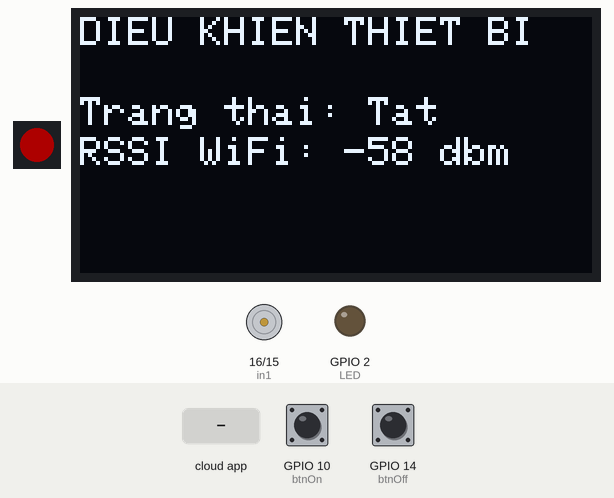
The sketch below on a simulated ESP32-S3. Shown: 1 RGB LEDs in strip order, left to right, 128×64 one-colour display, motor-driver pin pairs drawn as motors (green arrow = first pin HIGH = forward, orange = second pin HIGH = backward, longer = more drive), output pins drawn as LEDs (lit = HIGH). Dashed ring = blinking. Inputs (shaded band) come from the test bench; at power-on: GPIO 10 (btnOn) HIGH, GPIO 14 (btnOff) HIGH. Dim RGB values are drawn brighter than linear; WiFi joins after 1.5 s; servers stay silent unless stated; the Firebase database answers and starts empty; what the sketch prints to the serial monitor is not drawn.

Above: at 5.9 s.
6.0 s: GPIO 10 (btnOn) pulled LOW for 0.6 s
At 9.4 s:
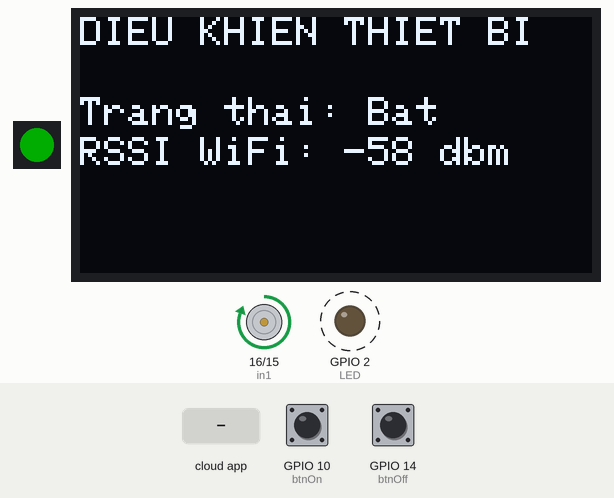
9.6 s: GPIO 14 (btnOff) pulled LOW for 0.6 s
At 11.1 s:
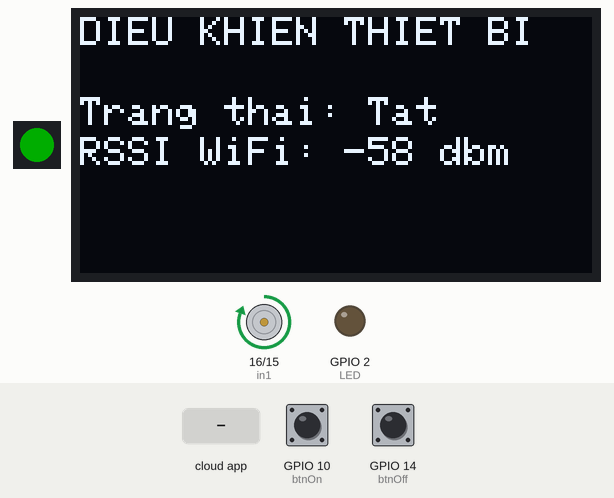
12.8 s: GPIO 10 (btnOn) pulled LOW for 1 s
At 14.3 s:
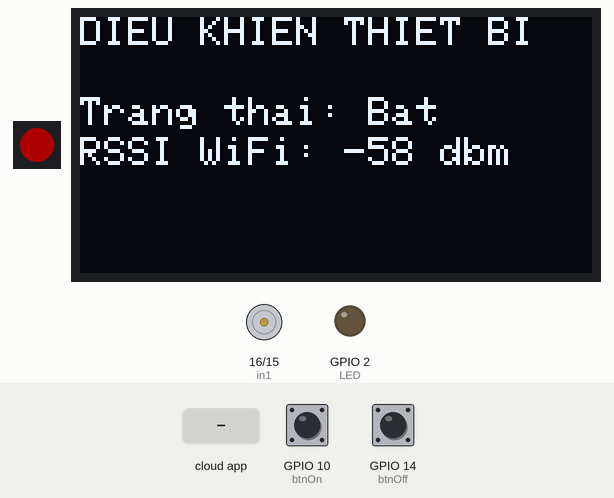
16.8 s: the phone or cloud app sets In1 to 0
At 18.1 s:
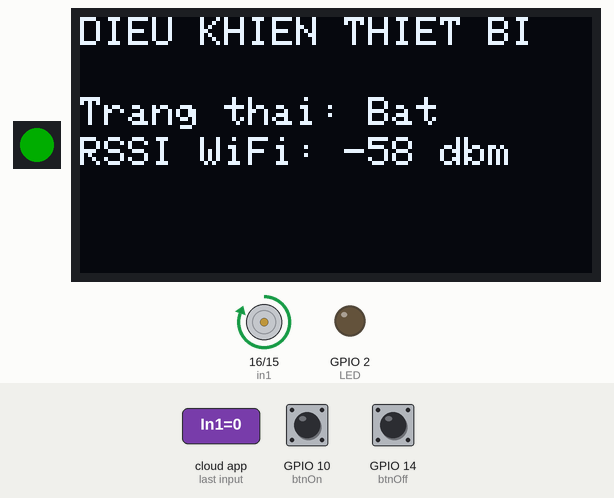
19.8 s: GPIO 10 (btnOn) pulled LOW for 3.2 s
At 21.89 s:
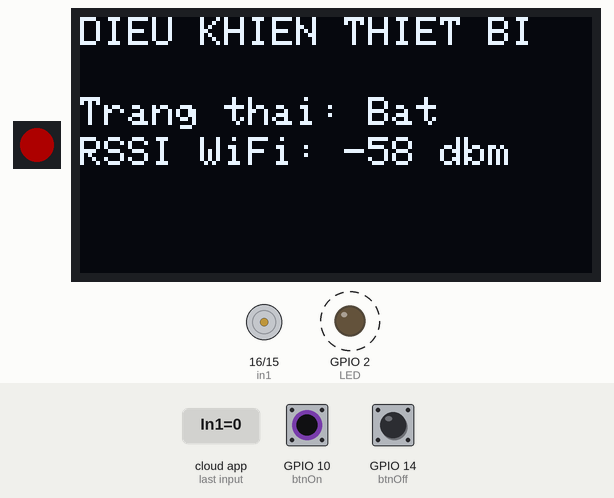
25.7 s: GPIO 14 (btnOff) pulled LOW for 1 s
At 26.73 s:
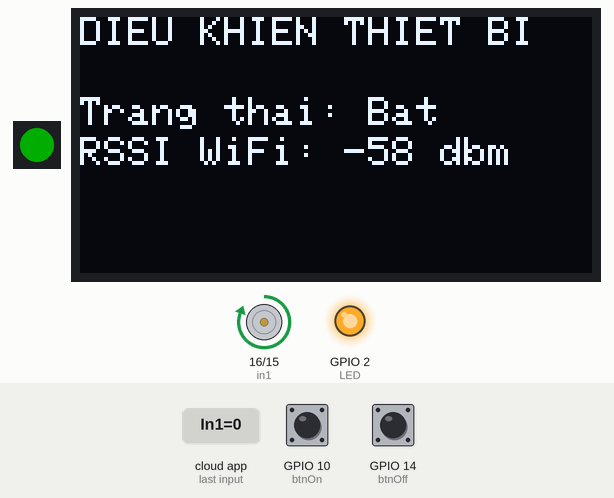
Timing chart, 0 to 29.6 s (numbered marks = the images above; inputs shaded):
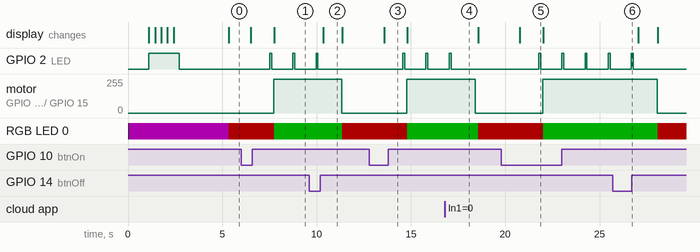

The sketch:

control_test.ino
```cpp
// - Đây là source điều khiển ngoại vi như động cơ, đèn led, máy bơm,... với mức điện áp 12V thông qua giao diện trên trang web ở kênh 1
// hoặc sử dụng trực tiếp các nút bấm sw8 để bật và sw11 để tắt trên board do Nuke Dashboard phát triển.
// - Để có thể sử dụng source code này bạn cần cài danh sách các thư viện sau:
// + thư viện Adafruit NeoPixel by Adafruit
// + thư viện Firebase ESP32 Client by Mobizt
// + thư viện Adafruit GFX libraray by Adafruit
// + thư viện Adafruit SSD1306 by Adafruit
// - Tác giả MinhDuc
// - 07/03/2026
// - Led RGB được cấu hình chân DIN ở GPIO9
// - Chân SDA OLED kết nối với GPIO13
// - Chân SCL OLED kết nối với GPIO12
// - Nút nhấn SW8 kết nối với GPIO10
// - Nút nhấn SW11 kết nối với GPIO14
// - Chân điện áp dương là chân OUT1
// - Chân gnd là chân out2

#include <Adafruit_NeoPixel.h>
#include <FirebaseESP32.h>
#include <WiFi.h>
#include <Adafruit_GFX.h>
#include <Adafruit_SSD1306.h>

const char* ssid = "........";
const char* pass = "........";

#define LED_PIN   9
#define LED_COUNT 1
Adafruit_NeoPixel led(LED_COUNT, LED_PIN, NEO_GRB + NEO_KHZ800);

#define DATABASE_URL "https://doantn-885dc-default-rtdb.firebaseio.com/"
#define DATABASE_SECRET "rPb2lv5DjHze997hD9pxnzTzWJsir4wwdP1poStt"
FirebaseData fbdo;
FirebaseAuth auth;
FirebaseConfig config;

#define i2c_Address 0x3c
#define SCREEN_WIDTH 128
#define SCREEN_HEIGHT 64
#define OLED_RESET -1
Adafruit_SSD1306 display = Adafruit_SSD1306(SCREEN_WIDTH, SCREEN_HEIGHT, &Wire, OLED_RESET);


#define LED 2
#define in1 16
#define in2 15
#define btnOn 10
#define btnOff 14

volatile int state = 0;
int laststate = 1;
int demwf = 0;
int stateled = 0;
int laststateled = 0;
void IRAM_ATTR ON() {
  if (digitalRead(btnOn) == 0) {
    state = 1;
  }
}
void IRAM_ATTR OFF() {
  if (digitalRead(btnOff) == 0) {
    state = 0;
  }
}
void setup() {
  Wire.begin(13,12);
  led.begin();
  led.setBrightness(50);
  led.setPixelColor(0, led.Color(255, 0, 255));
  led.show();
  if (!display.begin(SSD1306_SWITCHCAPVCC, i2c_Address)) {
    while (1);
  }
  display.clearDisplay();
  display.setTextSize(1);
  display.setTextColor(SSD1306_WHITE);
  display.setCursor(25, 30);
  display.print("NUKEDASHBOARD");
  display.display();
  pinMode(LED,OUTPUT);
  digitalWrite(LED,0);
  Serial.begin(115200);
  display.display();
  pinMode(LED,OUTPUT);
  pinMode(in1,OUTPUT);
  pinMode(in2,OUTPUT);
  pinMode(btnOn, INPUT);
  pinMode(btnOff, INPUT);
  attachInterrupt(digitalPinToInterrupt(btnOn), ON, FALLING);
  attachInterrupt(digitalPinToInterrupt(btnOff), OFF, FALLING);
  delay(1000);
  WiFi.begin(ssid,pass);
  display.clearDisplay();
  WiFi.begin(ssid,pass);
  while (WiFi.status() != WL_CONNECTED) {
    led.setPixelColor(0, led.Color(255, 0, 255));
    led.show();
    Serial.println("dang khoi dong WiFi...");
    display.setCursor(10,0);
    display.print("Dang ket noi WiFi");
    display.setCursor(0,20);
    display.printf("SSID: %s",ssid);
    if(demwf < 80) {
      display.setCursor(demwf,30);
      display.print(".");
      Serial0.println(".");
    }
    else if(demwf > 80) {
      display.clearDisplay();
      demwf = 0;
    }
    demwf+=5;
    display.display();
    digitalWrite(LED,1);
    delay(300);
  }
  digitalWrite(LED,0);
  Serial.printf("Firebase Client v%s\n\n", FIREBASE_CLIENT_VERSION);
  config.database_url = DATABASE_URL;
  config.signer.tokens.legacy_token = DATABASE_SECRET;
  Firebase.reconnectWiFi(true);
  fbdo.setBSSLBufferSize(512, 512);
  Firebase.begin(&config, &auth);
  if(Firebase.getInt(fbdo, "/users/{user}/In/In1")) {
    state = fbdo.intData();
  }
  Firebase.setInt(fbdo,"users/{user}/Out/Out1",stateled);
  if(!Firebase.beginStream(fbdo, "/users/{user}/In/In1"))
    Serial.printf("stream data begin error, %s\n\n", fbdo.errorReason().c_str());
  led.setPixelColor(0, led.Color(255, 0, 255));
  led.show();
  delay(1000);
  Serial.println(state);
}

void loop() {
  display.clearDisplay();
  display.setCursor(0,0);
  display.print("DIEU KHIEN THIET BI");
  if (!Firebase.readStream(fbdo)) {
    Serial.printf("Stream data begin error: %s\n", fbdo.errorReason().c_str());
  }
  if (fbdo.streamAvailable()) {
    if(Firebase.getInt(fbdo, "/users/{user}/In/In1")) {
      state = fbdo.intData();
    }
  }
  if(state == 0) {
    led.setPixelColor(0, led.Color(255,0,0));
    delay(1000);
    digitalWrite(LED, 0);
    digitalWrite(in1, 0);
    digitalWrite(in2, 0);
  }
  else if(state == 1) {
    led.setPixelColor(0, led.Color(0,255,0));
    delay(1000);
    digitalWrite(LED,1);
    delay(100);
    digitalWrite(LED,0);
    delay(100);
    digitalWrite(in1, 1);
    digitalWrite(in2, 0);
  }
  if(state != laststate) {
    Serial.println(state);
    laststate = state;
    Firebase.setInt(fbdo,"users/{user}/Out/Out1",state);
  }
  display.setCursor(0,20);
  display.printf("Trang thai: %s", state ? "Bat":"Tat");
  long rssi = WiFi.RSSI();
  display.setCursor(0, 30);
  display.printf("RSSI WiFi: %ld dbm", rssi);
  led.show();
  display.display();
}
```

Measured:
- after the input at 6.0 s, GPIO 2 (LED): alternates HIGH for 0.10 s and LOW for 1.1 s, starting after 1.5 s; motor on GPIO 16 (in1) / GPIO 15 (in2): stopped → forward 255/255 after 1.7 s; RGB LED 0: RGB(50, 0, 0) → RGB(0, 50, 0) after 1.7 s; the display: first changes after 0.52 s (image 1 shows a later state)
- after the input at 9.6 s, GPIO 2 (LED): goes on until 10.1 s, then stays LOW; motor on GPIO 16 (in1) / GPIO 15 (in2): forward 255/255 → stopped after 1.7 s; RGB LED 0: RGB(0, 50, 0) → RGB(50, 0, 0) after 1.8 s; the display: changes after 0.75 s (image 2)
- after the input at 12.8 s, GPIO 2 (LED): alternates HIGH for 0.10 s and LOW for 1.1 s, starting after 1.8 s; motor on GPIO 16 (in1) / GPIO 15 (in2): stopped → forward 255/255 after 2.0 s; RGB LED 0: RGB(50, 0, 0) → RGB(0, 50, 0) after 2.0 s; the display: changes after 0.77 s (image 3)
- after the input at 16.8 s, GPIO 2 (LED): goes on until 17.1 s, then stays LOW; motor on GPIO 16 (in1) / GPIO 15 (in2): forward 255/255 → stopped after 1.6 s; RGB LED 0: RGB(0, 50, 0) → RGB(50, 0, 0) after 1.8 s
- after the input at 19.8 s, GPIO 2 (LED): alternates HIGH for 0.10 s and LOW for 1.1 s, starting after 2.0 s; motor on GPIO 16 (in1) / GPIO 15 (in2): stopped → forward 255/255 after 2.2 s; RGB LED 0: RGB(50, 0, 0) → RGB(0, 50, 0) after 2.2 s; the display: changes after 0.98 s (image 5)
- after the input at 25.7 s, GPIO 2 (LED): goes on until 26.8 s, then stays LOW; motor on GPIO 16 (in1) / GPIO 15 (in2): forward 255/255 → stopped after 2.4 s; RGB LED 0: RGB(0, 50, 0) → RGB(50, 0, 0) after 2.4 s
- what the display in image 2 shows lasts 1.1 s, from 10.3 s to 11.4 s
